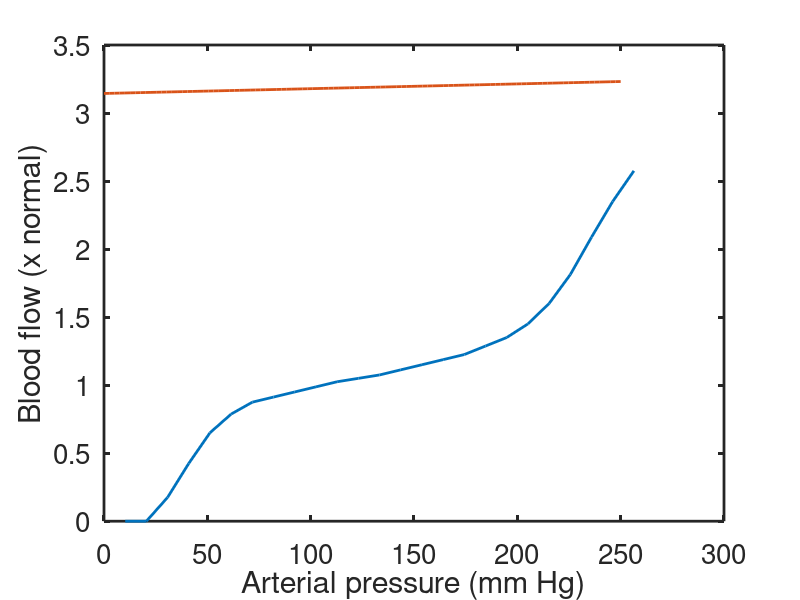
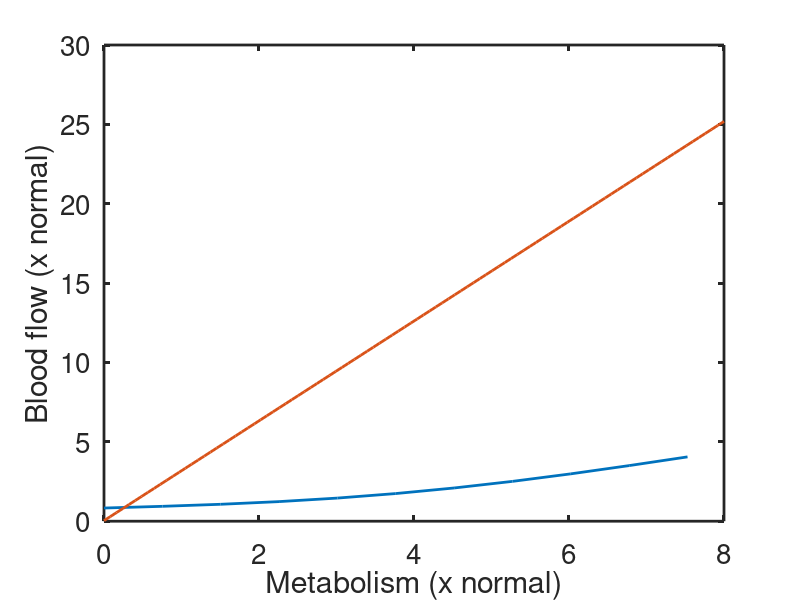
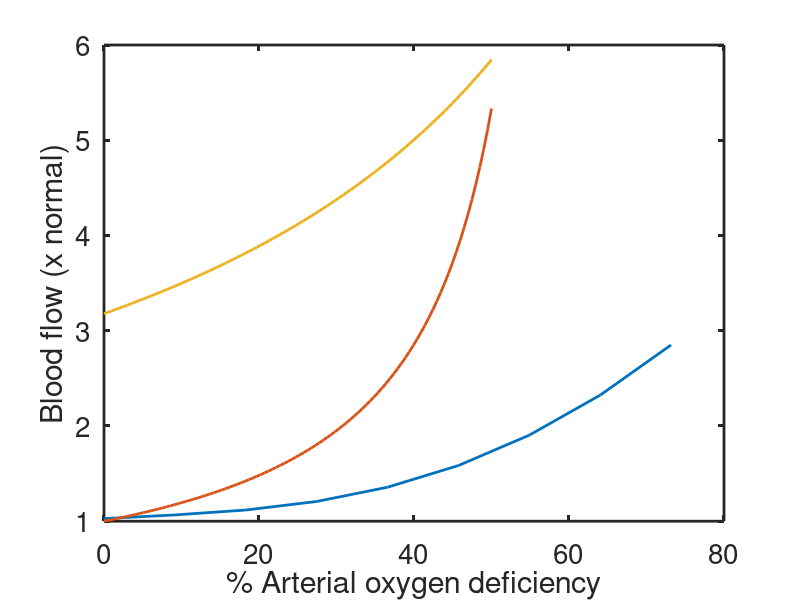

MATLAB code for these plots, in order:

%  -------------------------------------------------------------------
%
%   Code to solve the autoregulation model of Huntsman/Peskin.
%
%   For Chapter 11, Section 11.6.1 of
%   Keener and Sneyd, Mathematical Physiology, 3rd Edition, Springer.
%
%   Written by James Keener and James Sneyd.
%
%  -------------------------------------------------------------------

clear all
close all
clc
set(0,                           ...
   'defaultaxesfontsize', 20,   ...
   'defaultaxeslinewidth', 2.0, ...
   'defaultlinelinewidth', 2.0);

% The data for the three graphs. Easier to enter it all directly than read
% it from three separate files

flow_Pa = [0	10.256
0	20.512
0.175	30.768
0.425	41.024
0.65	51.28
0.7875	61.536
0.875	71.792
0.9125	82.048
0.95	92.30399
0.9875	102.56
1.025	112.816
1.05	123.072
1.075	133.328
1.1125	143.584
1.15	153.84
1.1875	164.096
1.225	174.352
1.2875	184.608
1.35	194.864
1.45	205.12
1.6	215.376
1.8125	225.632
2.0875	235.888
2.35	246.144
2.575	256.4];


flow_metab = [0.829816	0
0.937826	0.752941
1.0664	1.50588
1.23481	2.25882
1.4571	3.01176
1.74212	3.76471
2.0935	4.51765
2.50963	5.27059
2.98377	6.02353
3.50385	6.77647
4.05269	7.52941];


flow_oxy = [1.02721	0
1.066	9.14634
1.11736	18.2927
1.20706	27.439
1.35686	36.5854
1.58445	45.7317
1.90352	54.8781
2.3237	64.0244
2.85057	73.1707];


% Calculate the model curves
 O2astar=104;
 O2vstar=40;
 Pastar=100;
 Qstar=5.6;
 Mstar = Qstar*(O2astar - O2vstar);
 
 A = 0.1; %0.0022;
 R0 = 250;

 % plot flow against pressure
 Pa_model = linspace(0,250,100);
 Qa_model = (1/(1+A*O2astar))*(Mstar*A + Pa_model/R0);
 figure(1)
     plot(flow_Pa(:,2),flow_Pa(:,1))
     hold on
     plot(Pa_model,Qa_model)
     xlabel('Arterial pressure (mm Hg)')
     ylabel('Blood flow (x normal)')

 % plot flow against metabolism
 M_model = linspace(0,8,100);
 Qa_model2 = (1/(1+A*O2astar))*(M_model*Mstar*A + Pastar/R0);
 figure(2)
     plot(flow_metab(:,2),flow_metab(:,1))
     hold on
     plot(M_model,Qa_model2)
     xlabel('Metabolism (x normal)')
     ylabel('Blood flow (x normal)')

 % plot flow against oxygen deficiency
 ox_def = linspace(0,50,100);
 O2a = O2astar*(1-ox_def/100);
 Qa_model3 = Mstar./(O2a-O2vstar);
 Qa_model4 = (1./(1+A*O2a)).*(Mstar*A + Pastar/R0);
 figure(3)
     plot(flow_oxy(:,2),flow_oxy(:,1))
     hold on
     plot(ox_def,Qa_model3/Qstar)
     plot(ox_def,Qa_model4)
     xlabel('% Arterial oxygen deficiency')
     ylabel('Blood flow (x normal)')
